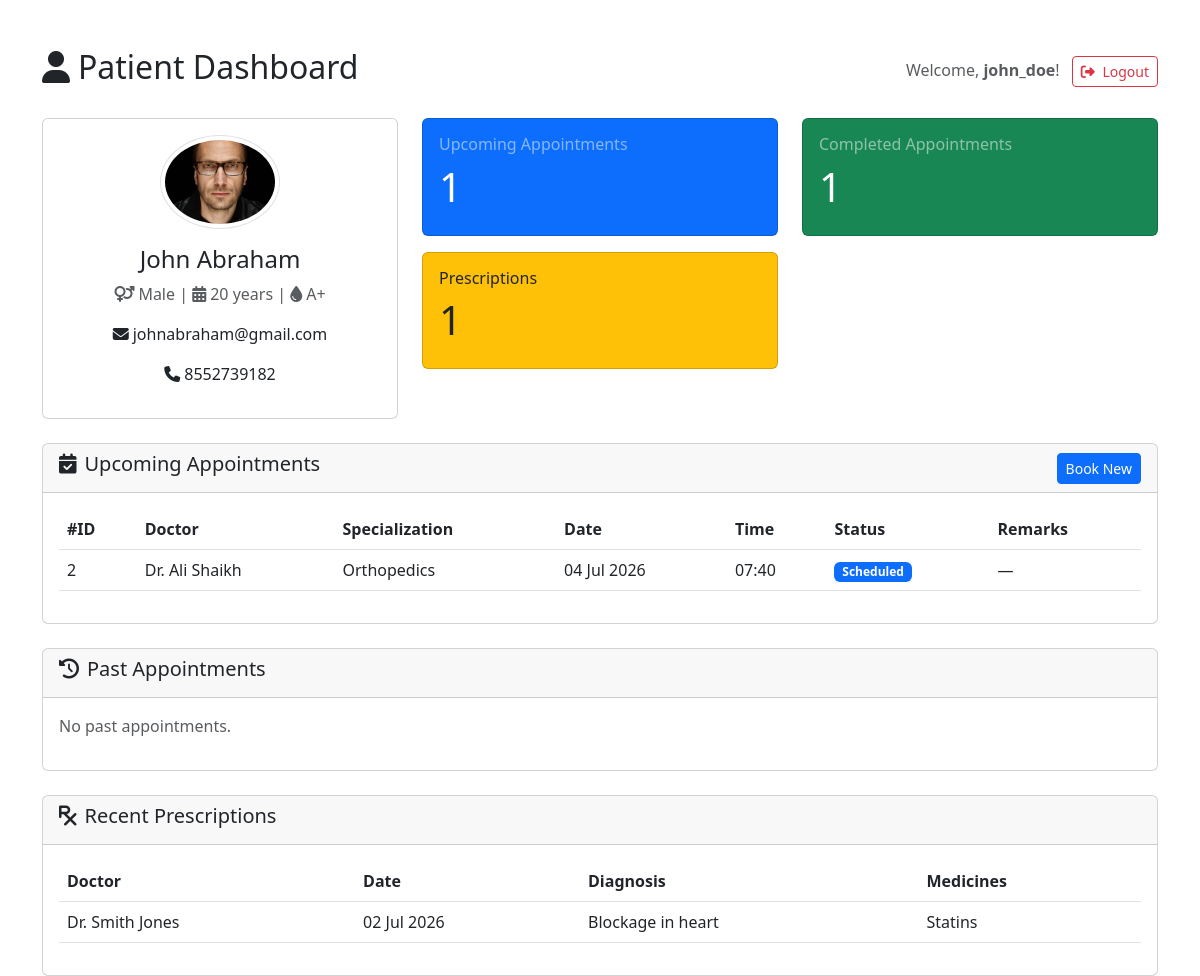
The page /patient-dashboard/ (signed in) on the database as committed earlier.
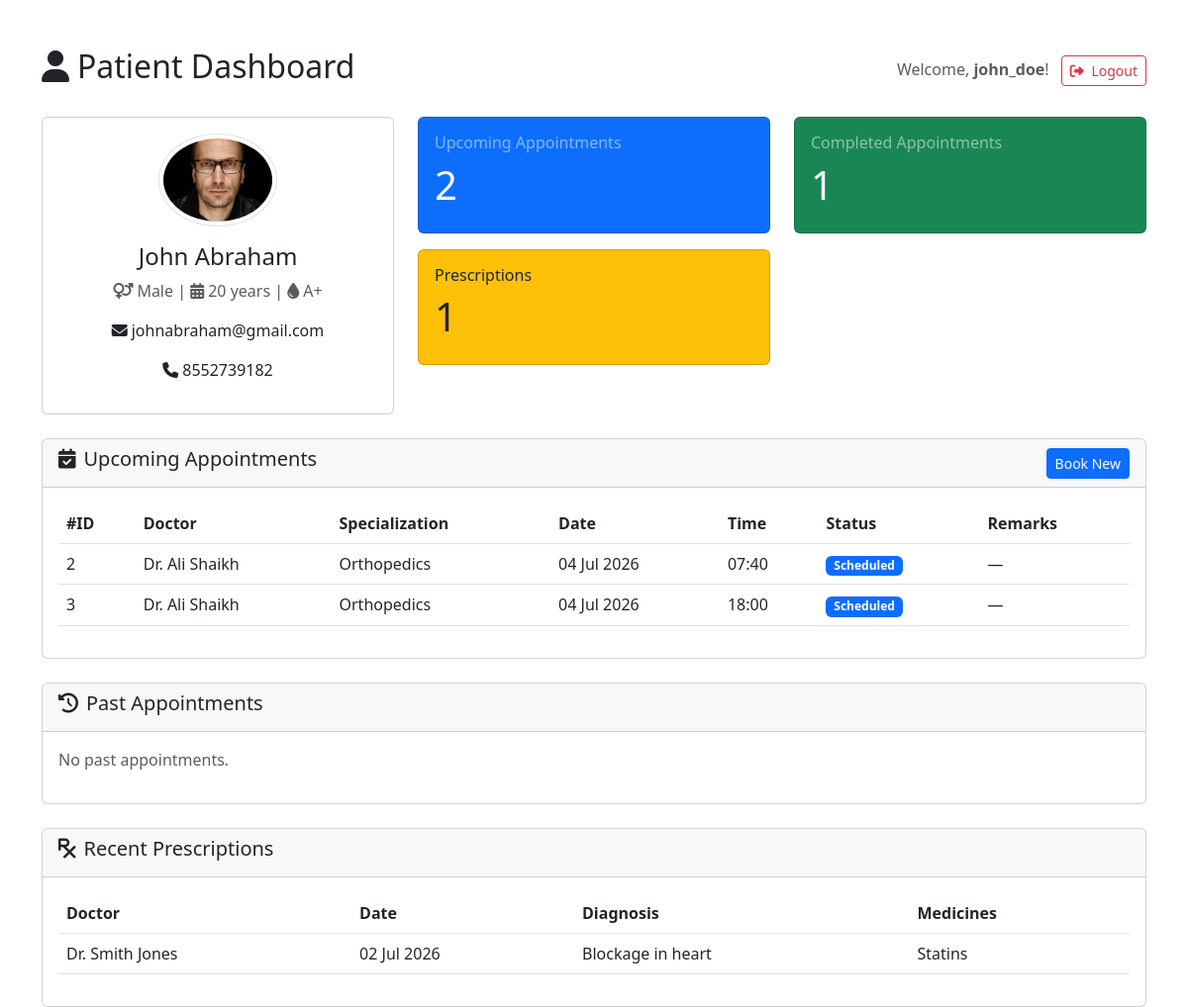
The same page on the database as committed later.
### appointments/models.py (models this page shows, shortened)
class Appointment(models.Model):
    STATUS_CHOICES = (
        ('Scheduled', 'Scheduled'),
        ('Completed', 'Completed'),
        ('Cancelled', 'Cancelled'),
    )
    appointment_id = models.AutoField(primary_key=True)
    patient = models.ForeignKey(Patient, on_delete=models.CASCADE, related_name='appointments')
    doctor = models.ForeignKey(Doctor, on_delete=models.CASCADE, related_name='appointments')
    appointment_date = models.DateField()
    appointment_time = models.TimeField()
    status = models.CharField(max_length=20, choices=STATUS_CHOICES, default='Scheduled')
    remarks = models.TextField(blank=True, null=True)
    class Meta:
        ordering = ['appointment_date', 'appointment_time']

### doctors/models.py (models this page shows, shortened)
class Doctor(models.Model):
    doctor_id = models.AutoField(primary_key=True)
    user = models.OneToOneField(User, on_delete=models.CASCADE, related_name='doctor_profile')
    first_name = models.CharField(max_length=50)
    last_name = models.CharField(max_length=50)
    email = models.EmailField(unique=True)
    phone = models.CharField(max_length=15)
    specialization = models.CharField(max_length=100)
    experience = models.IntegerField()  # years of experience
    department = models.ForeignKey(Department, on_delete=models.CASCADE, related_name='doctors')
    profile_image = models.ImageField(upload_to='doctor_profiles/', blank=True, null=True)
    joining_date = models.DateField(auto_now_add=True)
    class Meta:
        ordering = ['-joining_date']

### prescriptions/models.py (models this page shows, shortened)
class Prescription(models.Model):
    prescription_id = models.AutoField(primary_key=True)
    appointment = models.OneToOneField(Appointment, on_delete=models.CASCADE, related_name='prescription')
    diagnosis = models.TextField()
    medicines = models.TextField()  # can be a comma-separated list or detailed text
    notes = models.TextField(blank=True, null=True)
    created_at = models.DateTimeField(auto_now_add=True)

### accounts/views.py (the view)
# urls.py: path('patient-dashboard/', views.patient_dashboard, name='patient_dashboard'),
@login_required
def patient_dashboard(request):
    try:
        patient = Patient.objects.get(user=request.user)
    except Patient.DoesNotExist:
        patient = None
    if not patient:
        context = {
            'role': 'Patient',
            'has_patient_profile': False,
        }
        return render(request, 'dashboards/patient_dashboard.html', context)
    today = date.today()
    upcoming_appointments = Appointment.objects.filter(
        patient=patient,
        appointment_date__gte=today,
        status='Scheduled'
    ).select_related('doctor', 'patient').order_by('appointment_date', 'appointment_time')
    past_appointments = Appointment.objects.filter(
        patient=patient,
        appointment_date__lt=today
    ).select_related('doctor', 'patient').order_by('-appointment_date', '-appointment_time')
    completed_count = Appointment.objects.filter(
        patient=patient,
        status='Completed'
    ).count()
    prescriptions = Prescription.objects.filter(
        appointment__patient=patient
    ).select_related('appointment__doctor', 'appointment').order_by('-created_at')
    context = {
        'role': 'Patient',
        'patient': patient,
        'has_patient_profile': True,
        'upcoming_appointments': upcoming_appointments[:5],   # limit to 5
        'past_appointments': past_appointments[:10],         # limit to 10
        'completed_count': completed_count,
        'prescriptions': prescriptions[:5],
        'today': today,
    }
    return render(request, 'dashboards/patient_dashboard.html', context)

### templates/dashboards/patient_dashboard.html (shortened to what the changed rows need)
{% extends 'base.html' %}
{% load static %}
{% block content %}
<div class="d-flex justify-content-between align-items-center mb-4">
    <h2><i class="fas fa-user me-2"></i>Patient Dashboard</h2>
</div>
{% if not has_patient_profile %}
<div class="alert alert-warning">
    <i class="fas fa-exclamation-triangle me-2"></i>
    Your account is not linked to a patient profile. Please contact the hospital admin.
</div>
{% else %}
<div class="row mb-4">
    <div class="col-md-4">
        <div class="card text-center">
            <div class="card-body">
                {% if patient.profile_image %}
                    <img src="{{ patient.profile_image.url }}" alt="{{ patient.first_name }}"
                         class="rounded-circle img-thumbnail" width="120" height="120">
                {% else %}
                    <img src="{% static 'images/default-avatar.png' %}" alt="Default"
                         class="rounded-circle img-thumbnail" width="120" height="120">
                {% endif %}
                <h4 class="mt-3">{{ patient.first_name }} {{ patient.last_name }}</h4>
                <p class="text-muted">
                    <i class="fas fa-venus-mars me-1"></i>{{ patient.get_gender_display }}
                    | <i class="fas fa-calendar-alt me-1"></i>{{ patient.age }} years
                    {% if patient.blood_group %}
                    | <i class="fas fa-tint me-1"></i>{{ patient.blood_group }}
                    {% endif %}
                </p>
                <p><i class="fas fa-envelope me-1"></i>{{ patient.email }}</p>
                <p><i class="fas fa-phone me-1"></i>{{ patient.phone }}</p>
            </div>
        </div>
    </div>
    <div class="col-md-8">
        <div class="row">
            <div class="col-sm-6 mb-3">
                <div class="card bg-primary text-white">
                    <div class="card-body">
                        <h6 class="card-title text-white-50">Upcoming Appointments</h6>
                        <h2 class="display-6">{{ upcoming_appointments|length }}</h2>
                    </div>
                </div>
            </div>
            <div class="col-sm-6 mb-3">
                <div class="card bg-success text-white">
                    <div class="card-body">
                        <h6 class="card-title text-white-50">Completed Appointments</h6>
                        <h2 class="display-6">{{ completed_count }}</h2>
                    </div>
                </div>
            </div>
            <div class="col-sm-6 mb-3">
                <div class="card bg-warning text-dark">
                    <div class="card-body">
                        <h6 class="card-title text-dark-50">Prescriptions</h6>
                        <h2 class="display-6">{{ prescriptions|length }}</h2>
                    </div>
                </div>
            </div>
        </div>
    </div>
</div>
<div class="row mb-4">
    <div class="col-12">
        <div class="card">
            <div class="card-header d-flex justify-content-between align-items-center">
                <h5><i class="fas fa-calendar-check me-2"></i>Upcoming Appointments</h5>
                <a href="{% url 'appointments:add' %}" class="btn btn-sm btn-primary">Book New</a>
            </div>
            <div class="card-body">
                {% if upcoming_appointments %}
                    <div class="table-responsive">
                        <table class="table table-hover">
                            <thead>
                                <tr>
                                    <th>#ID</th>
                                    <th>Doctor</th>
                                    <th>Specialization</th>
                                    <th>Date</th>
                                    <th>Time</th>
                                    <th>Status</th>
                                    <th>Remarks</th>
                                </tr>
                            </thead>
                            <tbody>
                                {% for appt in upcoming_appointments %}
                                <tr>
                                    <td>{{ appt.appointment_id }}</td>
                                    <td>Dr. {{ appt.doctor.first_name }} {{ appt.doctor.last_name }}</td>
                                    <td>{{ appt.doctor.specialization }}</td>
                                    <td>{{ appt.appointment_date|date:"d M Y" }}</td>
                                    <td>{{ appt.appointment_time|time:"H:i" }}</td>
                                    <td><span class="badge bg-primary">{{ appt.status }}</span></td>
                                    <td>{{ appt.remarks|default:"—" }}</td>
                                </tr>
                                {% endfor %}
                            </tbody>
                        </table>
                    </div>
                {% else %}
                    <p class="text-muted">No upcoming appointments.</p>
                {% endif %}
            </div>
        </div>
    </div>
</div>
<div class="row mb-4">
    <div class="col-12">
        <div class="card">
            <div class="card-header">
                <h5><i class="fas fa-history me-2"></i>Past Appointments</h5>
            </div>
            <div class="card-body">
                {% if past_appointments %}
                    <div class="table-responsive">
                        <table class="table table-striped table-hover">
                            <thead>
                                <tr>
                                    <th>#ID</th>
                                    <th>Doctor</th>
                                    <th>Specialization</th>
                                    <th>Date</th>
                                    <th>Time</th>
                                    <th>Status</th>
                                    <th>Remarks</th>
                                </tr>
                            </thead>
                            <tbody>
                                {% for appt in past_appointments %}
                                <tr>
                                    <td>{{ appt.appointment_id }}</td>
                                    <td>Dr. {{ appt.doctor.first_name }} {{ appt.doctor.last_name }}</td>
                                    <td>{{ appt.doctor.specialization }}</td>
                                    <td>{{ appt.appointment_date|date:"d M Y" }}</td>
                                    <td>{{ appt.appointment_time|time:"H:i" }}</td>
                                    <td>
                                        <span class="badge {% if appt.status == 'Completed' %}bg-success{% else %}bg-danger{% endif %}">
                                            {{ appt.status }}
                                        </span>
                                    </td>
                                    <td>{{ appt.remarks|default:"—" }}</td>
                                </tr>
                                {% endfor %}
                            </tbody>
                        </table>
                    </div>
                {% else %}
                    <p class="text-muted">No past appointments.</p>
                {% endif %}
            </div>
        </div>
    </div>
</div>
{% if prescriptions %}
<div class="row">
    <div class="col-12">
        <div class="card">
            <div class="card-header">
                <h5><i class="fas fa-prescription me-2"></i>Recent Prescriptions</h5>
            </div>
            <div class="card-body">
                <div class="table-responsive">
                    <table class="table table-hover">
                        <thead>
                            <tr>
                                <th>Doctor</th>
                                <th>Date</th>
                                <th>Diagnosis</th>
                                <th>Medicines</th>
                            </tr>
                        </thead>
                        <tbody>
                            {% for prescription in prescriptions %}
                            <tr>
                                <td>Dr. {{ prescription.appointment.doctor.first_name }} {{ prescription.appointment.doctor.last_name }}</td>
                                <td>{{ prescription.created_at|date:"d M Y" }}</td>
                                <td>{{ prescription.diagnosis|truncatechars:30 }}</td>
                                <td>{{ prescription.medicines|truncatechars:30 }}</td>
                            </tr>
                            {% endfor %}
                        </tbody>
                    </table>
                </div>
            </div>
        </div>
    </div>
</div>
{% endif %}
{% endif %}
{% endblock %}

Rows that differ between the two databases and show on the page:
added Appointment: appointment_id "3", doctor.first_name "Ali", doctor.last_name "Shaikh", doctor.specialization "Orthopedics", appointment_date "04 Jul 2026", appointment_time "18:00", status "Scheduled", remarks "—"
Other text that changed with them:
{{ upcoming_appointments|length }}: "1" → "2"
